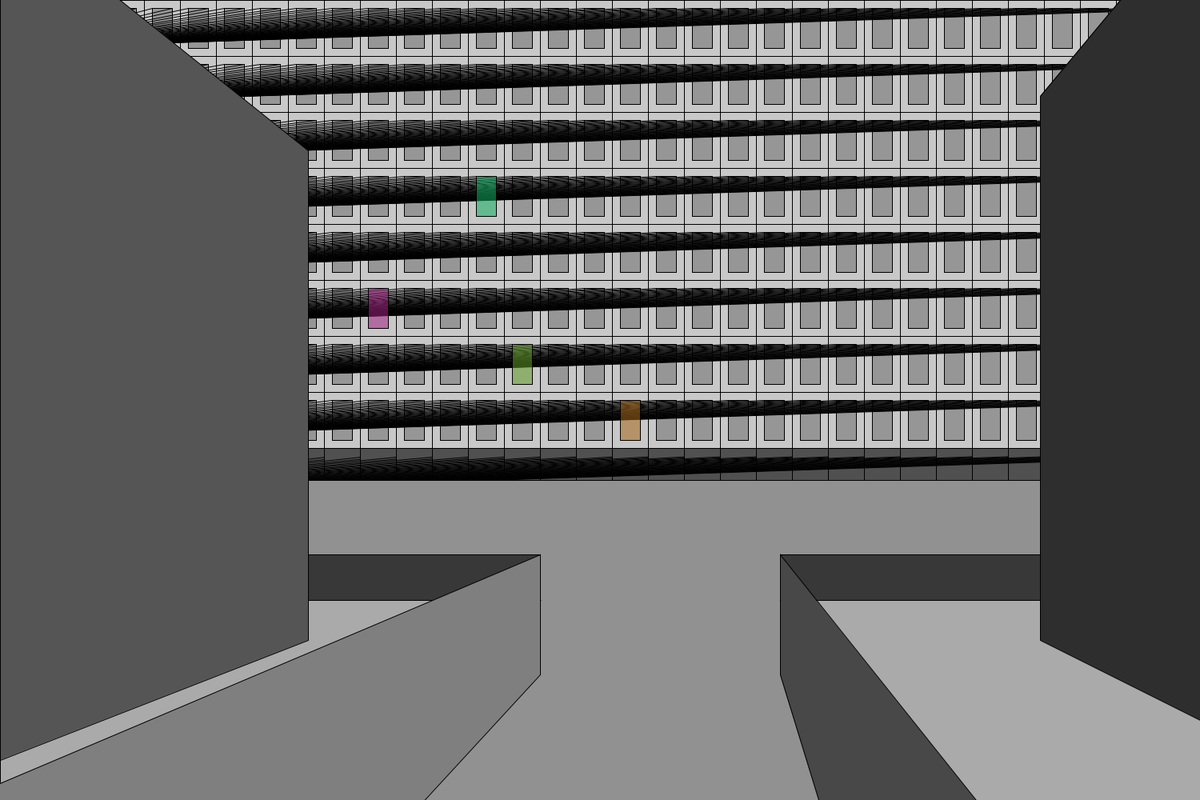
Frame 1 (no input)
Frame 60 (the mouse pressed at the canvas centre just before this capture): identical to frame 1, image omitted
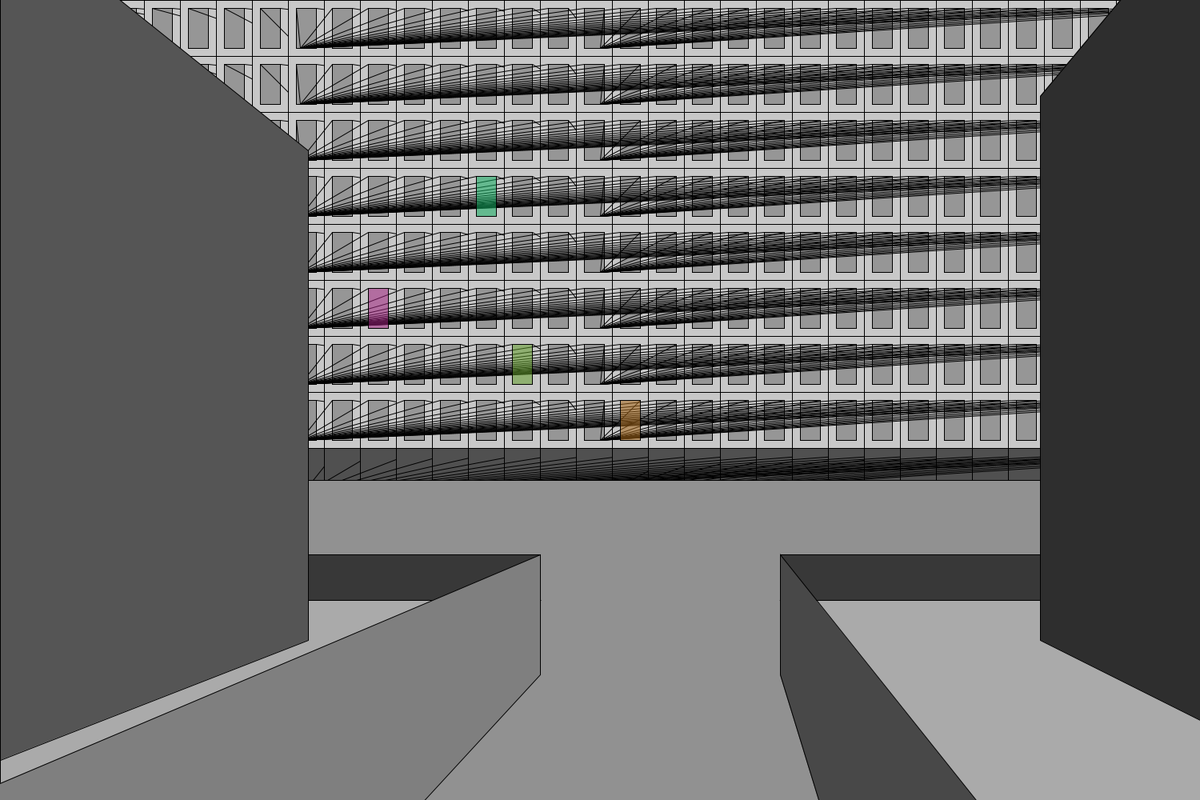
Frame 120 (the mouse held since frame 60 and released just before this capture)

The Processing sketch that drew these frames (run headless with seeded random() and noise(); from frame 60 on, the mouse is pressed at the canvas centre):

// Processing sketch: processing_139305
// ── processing_139305.pde

void setup() {
  size(1500, 1000);
  smooth();
}

void draw() {
  int y = 0;
  int c = 255;
  int w = 200;
 quad(0, 0, 1500, 0 , 1500, 1000, 0, 1000); //A
 
 for(int x = 0; x < 1500; x = x + 45) {

   for(int z = 0; z < 1000; z  = z + 70) {
     fill(200);
     rect(x, z, 45, 70);
     fill(150);
     rect(x + 10, z + 10, 25, 50);
     line(x + 10, z + 10, mouseX/2, z + 60);
     line(x + 35, z + 10, mouseX, z + 60);
     
     
     
     //rect(x - 100, z + 50, 20, 20);
   }
      fill(80);
      rect(x, 560, 200, 200);
 }
  fill(c/1.1); //skyfill
   //quad(0, 0, 1500, 0 , 1500, 1000, 0, 1000); //A
  fill(c/1.75); //waterfill
   quad(0, 600, 1500, 600, 1500, 1000, 0, 1000); //B
  fill(c/1.5); //groundfill
   quad(975, 750, 1500, 750, 1500, 1000, 1200, 1000); //C
   quad(0, 750, 675, 750, 300, 1000, 0, 1000); //D
  fill(c/4.5); //parallelwallfill
   quad(975, 693.75, 1500, 693.75, 1500, 750, 975, 750); //E
   quad(0, 693.75, 675, 693.75, 675, 750, 0, 750); //F
  fill(c/5.5); //wallfill1
   quad(1300, 120, 1500, -120, 1500, 900, 1300, 800); //G
  fill(c/3); //wallfill2
   quad(0, -120, 385.71, 188.568, 385.71, 800, 0, 950); //H
  fill(c/3.5); //wallfill3
   quad(975, 693.75, 1220, 1000, 1100, 1250, 975, 843.75); //I
  fill(c/2); //wallfill4
   quad(-50, 1000, 675, 693.75, 675, 843.25, 300, 1250); //J 
  y = mouseY;
fill(222, 45, 176, 100);
rect(460, 360, 25, 50);
fill(133, 214, 56, 100);
rect(640, 430, 25, 50);
fill(23, 240, 133, 100);
rect(595, 220, 25, 50);
fill(230, 140, 30, 100);
rect(775, 500, 25, 50);
}
